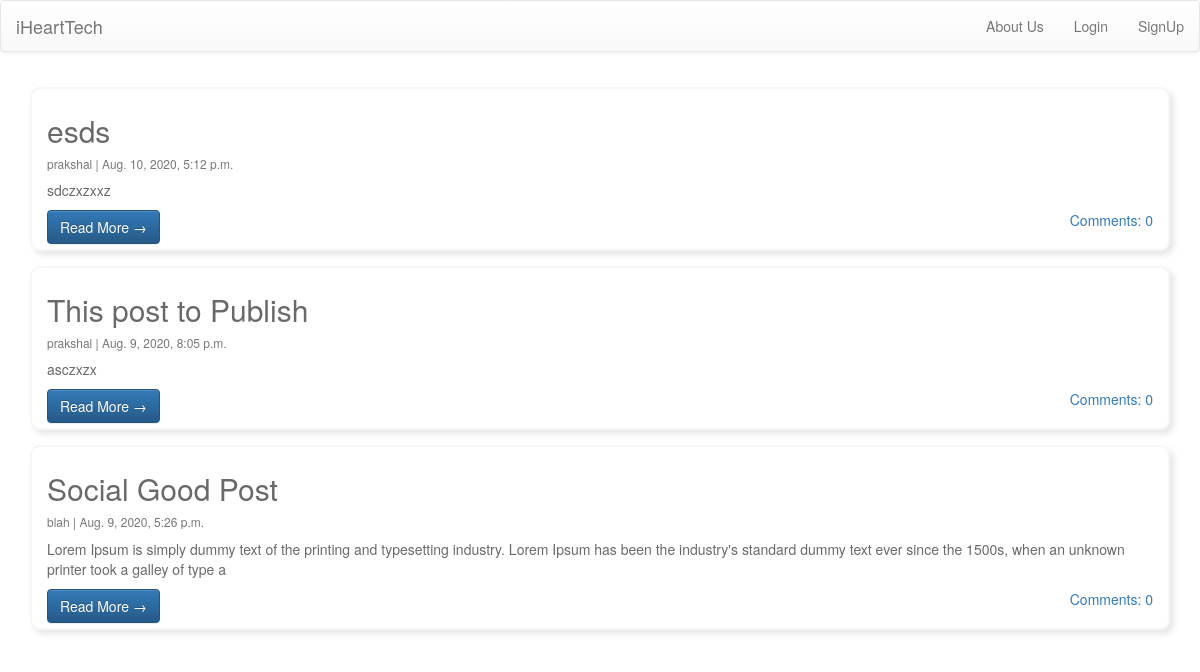
Before: / with the older database file.
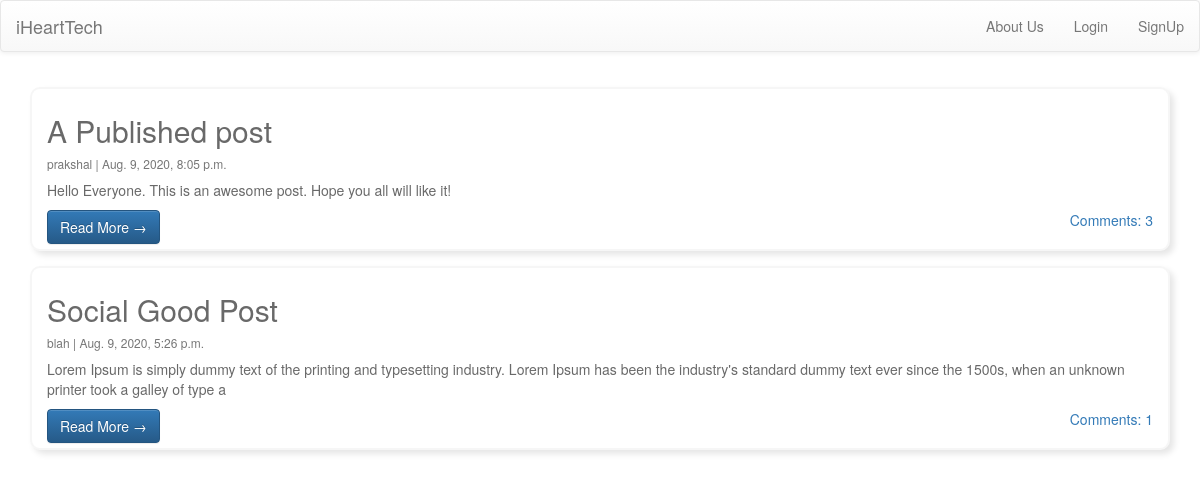
After: the same page with the newer database file.
### blog/models.py (models this page shows, shortened)
class Post(models.Model):
    title = models.CharField(max_length=200, unique=True)
    author = models.ForeignKey(User, on_delete= models.CASCADE,related_name='blog_posts', blank=True)
    updated_on = models.DateTimeField(auto_now= True)
    content = RichTextField()
    created_on = models.DateTimeField(auto_now_add=True)
    status = models.IntegerField(choices=STATUS, default=0)
    class Meta:
        ordering = ['-created_on']
    def approved_comments(self):
        return self.comments.filter(approved_comment=True)

### blog/views.py (the view)
# urls.py: path('', views.PostList.as_view(), name='home'),
class PostList(generic.ListView):
    queryset = Post.objects.filter(status=1).order_by('-created_on')
    template_name = 'home.html'

### templates/home.html (shortened to what this page needs)
{% extends 'base.html' %}
{% block content %}
<div class="container">
    <div class="row">
            {% for post in post_list %}
                <div class="card">
                    <div class="card-body">
                        <h2 class="card-title">{{ post.title }}</h2>
                        <p class="card-text text-muted h6">{{ post.author }} | {{ post.created_on}} </p>
                        <p class="card-text">{{post.content|slice:":200" | safe }}</p>
                        <a href="{% url 'post_detail' post.pk  %}" class="btn btn-primary">Read More &rarr;</a>
                        <a href="{% url 'post_detail' pk=post.pk %}" class="comm">Comments: {{ post.approved_comments.count }}</a>
                    </div>
                </div>
            {% endfor %}
    </div>
</div>
{% endblock %}

Changed rows visible on the page:
removed Post: title "esds", author "prakshal", created_on "Aug. 10, 2020, 5:12 p.m.", content "sdczxzxxz", approved_comments.count "0"
changed Post "prakshal": title "This post to Publish" → "A Published post"; content "asczxzx" → "Hello Everyone. This is an awesome post. Hope you all will like it!"; approved_comments.count "0" → "3"
computed for Post "Social Good Post": approved_comments.count "0" → "1"
